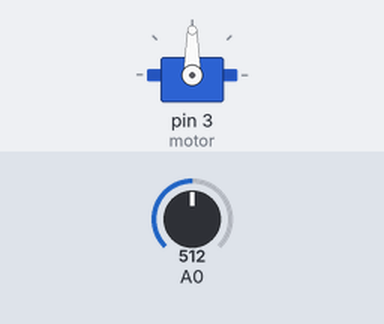
The sketch below on a simulated Arduino Uno, built with avr-gcc and run on an emulated ATmega328P. On the bench: servo. Inputs (shaded band) come from the test bench; at power-on: A0 = 512.

Above: at 1.2 s.
1.3 s: A0 set to 716
At 1.7 s:
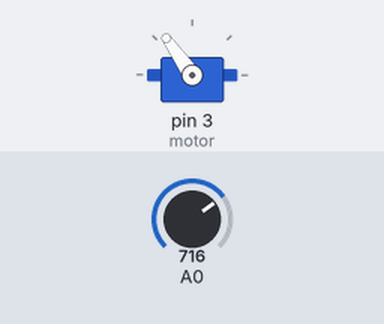
2.8 s: A0 set to 900
At 4.0 s:
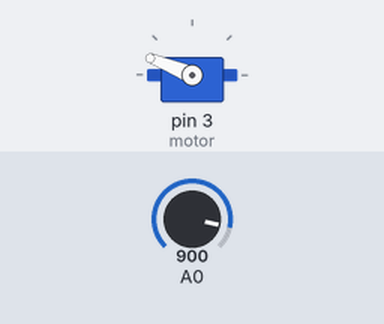
4.3 s: A0 set to 1023
At 5.2 s:
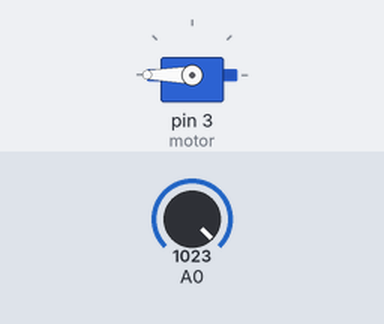
5.8 s: A0 set to 306
At 6.3 s:
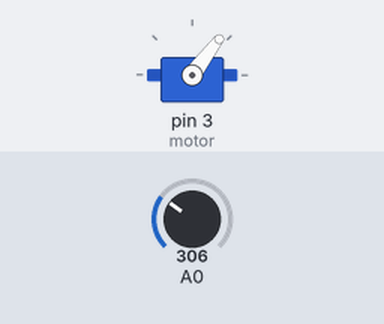
7.3 s: A0 set to 122
At 8.6 s:
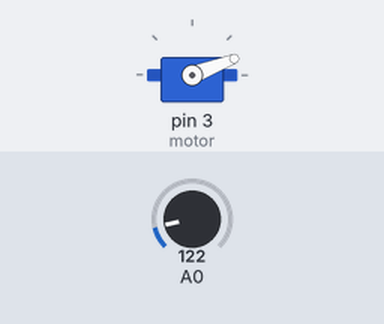
Timing chart, 0 to 9.8 s (numbered marks = the images above; inputs shaded):
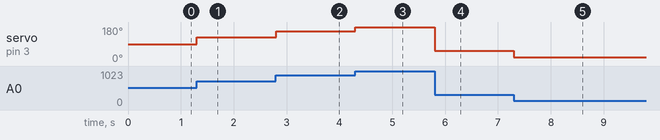

The sketch:

sketch_feb18a.ino
```cpp
#include <Servo.h>

Servo motor;
int read;
int angle;

void setup() {
  motor.attach(3);
}

void loop() {
  read = analogRead(A0);
  angle = map(read, 0, 1023, 0, 180);
  motor.write(angle);
}
```

Measured:
- after the input at 1.3 s, servo on pin 3 (motor): 90° → 125° at once
- after the input at 2.8 s, servo on pin 3 (motor): 125° → 158° at once
- after the input at 4.3 s, servo on pin 3 (motor): 158° → 180° at once
- after the input at 5.8 s, servo on pin 3 (motor): 180° → 53° at once
- after the input at 7.3 s, servo on pin 3 (motor): 53° → 21° at once
